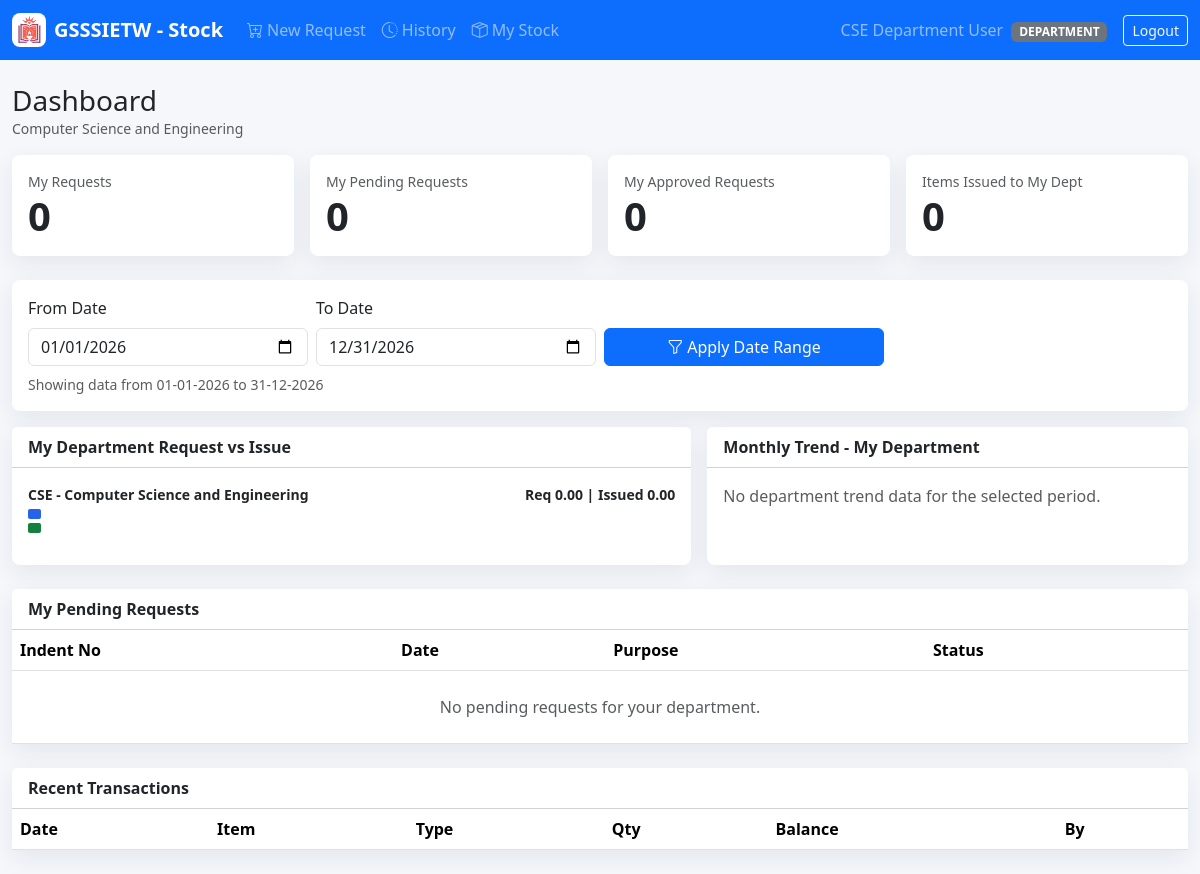
Page /dashboard.php (signed in) on the committed database.
### tables this page shows
CREATE TABLE departments (
  id INT AUTO_INCREMENT PRIMARY KEY,
  name VARCHAR(120) NOT NULL UNIQUE,
  code VARCHAR(20) NOT NULL UNIQUE,
  created_at TIMESTAMP DEFAULT CURRENT_TIMESTAMP
);

### includes/auth.php (called while the page is built, shortened)
<?php
require_once __DIR__ . '/functions.php';
function current_user(): ?array
{
    return $_SESSION['user'] ?? null;
}

### includes/db.php (called while the page is built, shortened)
<?php
final class Database
{
    private static ?PDO $pdo = null;
    public static function conn(): PDO
    {
        if (self::$pdo === null) {
            $dsn = 'mysql:host=' . DB_HOST . ';dbname=' . DB_NAME . ';charset=utf8mb4';
            self::$pdo = new PDO($dsn, DB_USER, DB_PASS, [
                PDO::ATTR_ERRMODE => PDO::ERRMODE_EXCEPTION,
                PDO::ATTR_DEFAULT_FETCH_MODE => PDO::FETCH_ASSOC,
                PDO::ATTR_EMULATE_PREPARES => false,
            ]);
        }
        return self::$pdo;
    }
}

### includes/functions.php (called while the page is built, shortened)
<?php
require_once __DIR__ . '/db.php';
function e(?string $value): string
{
    return htmlspecialchars((string)$value, ENT_QUOTES, 'UTF-8');
}
function rows(string $sql, array $params = []): array
{
    $stmt = Database::conn()->prepare($sql);
    $stmt->execute($params);
    return $stmt->fetchAll();
}

### dashboard.php (the view, shortened to what this page needs)
<?php
require_once __DIR__ . '/includes/layout.php';
$pdo    = Database::conn();
$role   = current_user()['role'];
$deptId = (int)(current_user()['department_id'] ?? 0);
$from = trim($_GET['from'] ?? '');
$to   = trim($_GET['to'] ?? '');
if ($from === '' || $to === '') {
    $currentYear = date('Y');
    $from = $currentYear . '-01-01';
    $to   = $currentYear . '-12-31';
}
$selectedDept = (int)($_GET['department_id'] ?? 0);
$effectiveDeptId = in_array($role, ['GSSSR', 'IETW'], true) ? $selectedDept : $deptId;
$departments = rows('SELECT id, code, name FROM departments WHERE code <> "ADMIN" ORDER BY code');
$cards = [];
if ($role === 'DEPARTMENT') {
    $stmt = $pdo->prepare('SELECT COUNT(*) FROM requests WHERE department_id = ?');
    $stmt->execute([$deptId]);
    $myRequests = (int)$stmt->fetchColumn();
    $stmt = $pdo->prepare("SELECT COUNT(*) FROM requests WHERE department_id = ? AND status IN ('PENDING_IETW','CONSOLIDATED_BY_IETW')");
    $stmt->execute([$deptId]);
    $myPending = (int)$stmt->fetchColumn();
    $stmt = $pdo->prepare("SELECT COUNT(*) FROM requests WHERE department_id = ? AND status IN ('APPROVED_BY_GSSSR','PARTIALLY_APPROVED_BY_GSSSR','ISSUED','PARTIALLY_ISSUED')");
    $stmt->execute([$deptId]);
    $myApproved = (int)$stmt->fetchColumn();
    $stmt = $pdo->prepare('SELECT COALESCE(SUM(ri.issued_quantity),0) FROM request_items ri JOIN requests r ON r.id=ri.request_id WHERE r.department_id = ?');
    $stmt->execute([$deptId]);
    $issuedItems = round((float)$stmt->fetchColumn());
    $cards = [
        'My Requests'         => $myRequests,
        'My Pending Requests' => $myPending,
        'My Approved Requests'=> $myApproved,
        'Items Issued to My Dept' => $issuedItems,
    ];
}
$deptUsage = [];
$trendRows = [];
if (in_array($role, ['GSSSR', 'IETW'], true)) {
    $deptParams = [$from, $to];
    $deptWhere = '';
    if ($effectiveDeptId > 0) {
        $deptWhere = ' AND d.id = ?';
        $deptParams[] = $effectiveDeptId;
    }
    $deptUsage = rows(
        "SELECT d.code, d.name,
                COALESCE(SUM(ri.requested_quantity),0) requested_qty,
                COALESCE(SUM(ri.issued_quantity),0) issued_qty
         FROM departments d
         LEFT JOIN requests r ON r.department_id = d.id AND DATE(r.created_at) BETWEEN ? AND ?
         LEFT JOIN request_items ri ON ri.request_id = r.id
         WHERE d.code <> 'ADMIN' $deptWhere
         GROUP BY d.id, d.code, d.name
         ORDER BY requested_qty DESC, issued_qty DESC, d.code",
        $deptParams
    );
    $trendParams = [$from, $to];
    if ($effectiveDeptId > 0) {
        $trendWhere = ' AND r.department_id = ?';
        $trendParams[] = $effectiveDeptId;
    } else {
        $trendWhere = '';
    }
    $trendRows = rows(
        "SELECT DATE_FORMAT(r.created_at, '%Y-%m') bucket,
                COALESCE(SUM(ri.requested_quantity),0) requested_qty,
                COALESCE(SUM(ri.issued_quantity),0) issued_qty
         FROM requests r
         JOIN request_items ri ON ri.request_id = r.id
         WHERE DATE(r.created_at) BETWEEN ? AND ? $trendWhere
         GROUP BY bucket
         ORDER BY bucket",
        $trendParams
    );
} else {
    $trendRows = rows(
        "SELECT DATE_FORMAT(r.created_at, '%Y-%m') bucket,
                COALESCE(SUM(ri.requested_quantity),0) requested_qty,
                COALESCE(SUM(ri.issued_quantity),0) issued_qty
         FROM requests r
         JOIN request_items ri ON ri.request_id = r.id
         WHERE r.department_id = ? AND DATE(r.created_at) BETWEEN ? AND ?
         GROUP BY bucket
         ORDER BY bucket",
        [$deptId, $from, $to]
    );
    $deptUsage = rows(
        "SELECT d.code, d.name,
                COALESCE(SUM(ri.requested_quantity),0) requested_qty,
                COALESCE(SUM(ri.issued_quantity),0) issued_qty
         FROM departments d
         LEFT JOIN requests r ON r.department_id = d.id
         LEFT JOIN request_items ri ON ri.request_id = r.id
         WHERE d.id = ?
         GROUP BY d.id, d.code, d.name",
        [$deptId]
    );
}
$maxDept = 1;
foreach ($deptUsage as $row) {
    $maxDept = max($maxDept, (float)$row['requested_qty'], (float)$row['issued_qty']);
}
$maxTrend = 1;
$myPendingRequests = [];
if ($role === 'DEPARTMENT') {
    $myPendingRequests = rows(
        "SELECT request_no, purpose, status, created_at
         FROM requests
         WHERE department_id = ? AND status IN ('PENDING_IETW','CONSOLIDATED_BY_IETW')
         ORDER BY created_at DESC LIMIT 8",
        [$deptId]
    );
}
$periodLabel = date('d-m-Y', strtotime($from)) . ' to ' . date('d-m-Y', strtotime($to));
?>
<div class="d-flex justify-content-between align-items-center mb-3">
  <div>
    <h1 class="h3 mb-0">Dashboard</h1>
    <div class="text-muted small"><?= e(current_user()['department_name'] ?: $role) ?></div>
  </div>
</div>
<div class="row g-3 mb-4">
  <?php foreach ($cards as $label => $value): ?>
  <div class="col-6 col-xl-3">
    <div class="card metric-card"><div class="card-body">
      <div class="text-muted small"><?= e($label) ?></div>
      <div class="display-6 fw-semibold"><?= e((string)$value) ?></div>
    </div></div>
  </div>
  <?php endforeach; ?>
</div>
<div class="card metric-card mb-3">
  <div class="card-body">
    <form class="row g-2 align-items-end" method="GET">
      <div class="col-md-3">
        <label class="form-label">From Date</label>
        <input type="date" name="from" class="form-control" value="<?= e($from) ?>" required>
      </div>
      <div class="col-md-3">
        <label class="form-label">To Date</label>
        <input type="date" name="to" class="form-control" value="<?= e($to) ?>" required>
      </div>
      <div class="col-md-3 d-grid">
        <button class="btn btn-primary"><i class="bi bi-funnel me-1"></i>Apply Date Range</button>
      </div>
    </form>
    <div class="small text-muted mt-2">Showing data from <?= e($periodLabel) ?></div>
  </div>
</div>
<?php if (in_array($role, ['GSSSR', 'IETW'], true)): ?>
<div class="row g-3 mb-4">
  <div class="col-xl-7">
    <div class="card metric-card h-100">
      <div class="card-header bg-white fw-semibold">Department Request vs Issue - <?= e($periodLabel) ?></div>
      <div class="card-body">
        <?php foreach ($deptUsage as $d): ?>
        <div class="mb-3">
          <div class="d-flex justify-content-between small fw-semibold">
            <span><?= e($d['code']) ?> - <?= e($d['name']) ?></span>
            <span>Req <?= e($d['requested_qty']) ?> | Issued <?= e($d['issued_qty']) ?></span>
          </div>
          <div class="usage-track mt-1">
            <div class="usage-bar requested" style="width:<?= max(2, ((float)$d['requested_qty'] / $maxDept) * 100) ?>%"></div>
            <div class="usage-bar issued" style="width:<?= max(2, ((float)$d['issued_qty'] / $maxDept) * 100) ?>%"></div>
          </div>
        </div>
        <?php endforeach; ?>
        <?php if (!$deptUsage): ?><div class="text-muted">No department data available for the selected period.</div><?php endif; ?>
      </div>
    </div>
  </div>
  <div class="col-xl-5">
    <div class="card metric-card h-100">
      <div class="card-header bg-white fw-semibold">Monthly Trend<?= $effectiveDeptId > 0 ? ' - Selected Department' : '' ?></div>
      <div class="card-body">
        <?php foreach ($trendRows as $row): ?>
        <div class="year-row">
          <div class="year-label"><?= e((string)$row['bucket']) ?></div>
          <div class="year-bars">
            <div class="usage-bar requested" style="width:<?= max(2, ((float)$row['requested_qty'] / $maxTrend) * 100) ?>%"></div>
            <div class="usage-bar issued" style="width:<?= max(2, ((float)$row['issued_qty'] / $maxTrend) * 100) ?>%"></div>
          </div>
          <div class="year-value"><?= e($row['issued_qty']) ?> issued</div>
        </div>
        <?php endforeach; ?>
        <?php if (!$trendRows): ?><div class="text-muted">No request history for the selected period.</div><?php endif; ?>
      </div>
    </div>
  </div>
</div>
<?php else: ?>
<div class="row g-3 mb-4">
  <div class="col-xl-7">
    <div class="card metric-card h-100">
      <div class="card-header bg-white fw-semibold">My Department Request vs Issue</div>
      <div class="card-body">
        <?php foreach ($deptUsage as $d): ?>
        <div class="mb-3">
          <div class="d-flex justify-content-between small fw-semibold">
            <span><?= e($d['code']) ?> - <?= e($d['name']) ?></span>
            <span>Req <?= e($d['requested_qty']) ?> | Issued <?= e($d['issued_qty']) ?></span>
          </div>
          <div class="usage-track mt-1">
            <div class="usage-bar requested" style="width:<?= max(2, ((float)$d['requested_qty'] / $maxDept) * 100) ?>%"></div>
            <div class="usage-bar issued" style="width:<?= max(2, ((float)$d['issued_qty'] / $maxDept) * 100) ?>%"></div>
          </div>
        </div>
        <?php endforeach; ?>
      </div>
    </div>
  </div>
  <div class="col-xl-5">
    <div class="card metric-card h-100">
      <div class="card-header bg-white fw-semibold">Monthly Trend - My Department</div>
      <div class="card-body">
        <?php if (!$trendRows): ?><div class="text-muted">No department trend data for the selected period.</div><?php endif; ?>
      </div>
    </div>
  </div>
</div>
<div class="card metric-card mb-4">
  <div class="card-header bg-white fw-semibold">My Pending Requests</div>
  <div class="table-responsive">
    <table class="table table-hover align-middle mb-0">
      <thead><tr><th>Indent No</th><th>Date</th><th>Purpose</th><th>Status</th></tr></thead>
      <tbody>
        <?php if (!$myPendingRequests): ?>
        <tr><td colspan="4" class="text-muted text-center py-4">No pending requests for your department.<?php endif; ?>
      </tbody>
    </table>
  </div>
</div>
<?php endif; ?>
<div class="card metric-card">
  <div class="card-header bg-white fw-semibold">Recent Transactions</div>
  <div class="table-responsive">
    <table class="table table-hover align-middle mb-0">
      <thead><tr><th>Date</th><th>Item</th><th>Type</th><th>Qty</th><th>Balance</th><th>By</th></tr></thead>
    </table>
  </div>
</div>

### assets/css/app.css (style rules this page uses)
body { background: #f5f7fb; }
.metric-card { border: 0; border-radius: 8px; box-shadow: 0 8px 24px rgba(30, 41, 59, .08); }
.table thead th { white-space: nowrap; }
.usage-track { display: grid; gap: 4px; }
.usage-bar { height: 10px; border-radius: 2px; }
.usage-bar.requested { background: #2563eb; }
.usage-bar.issued { background: #15803d; }

### rows in the picture
departments: name "Computer Science and Engineering", code "CSE", requested_qty "0.00", issued_qty "0.00", max(2, ((float)$d['requested_qty'] / $maxDept) * 100) 2 (drawn), max(2, ((float)$d['issued_qty'] / $maxDept) * 100) 2 (drawn)

### other values in the picture
APP_SHORT_NAME "GSSSIETW - Stock"
$l[1] "New Request"
$l[1] "History"
$l[1] "My Stock"
$u['name'] "CSE Department User"
$role "DEPARTMENT"
$label "My Requests"
$value "0"
$label "My Pending Requests"
$label "My Approved Requests"
$label "Items Issued to My Dept"
$periodLabel "01-01-2026 to 31-12-2026"
